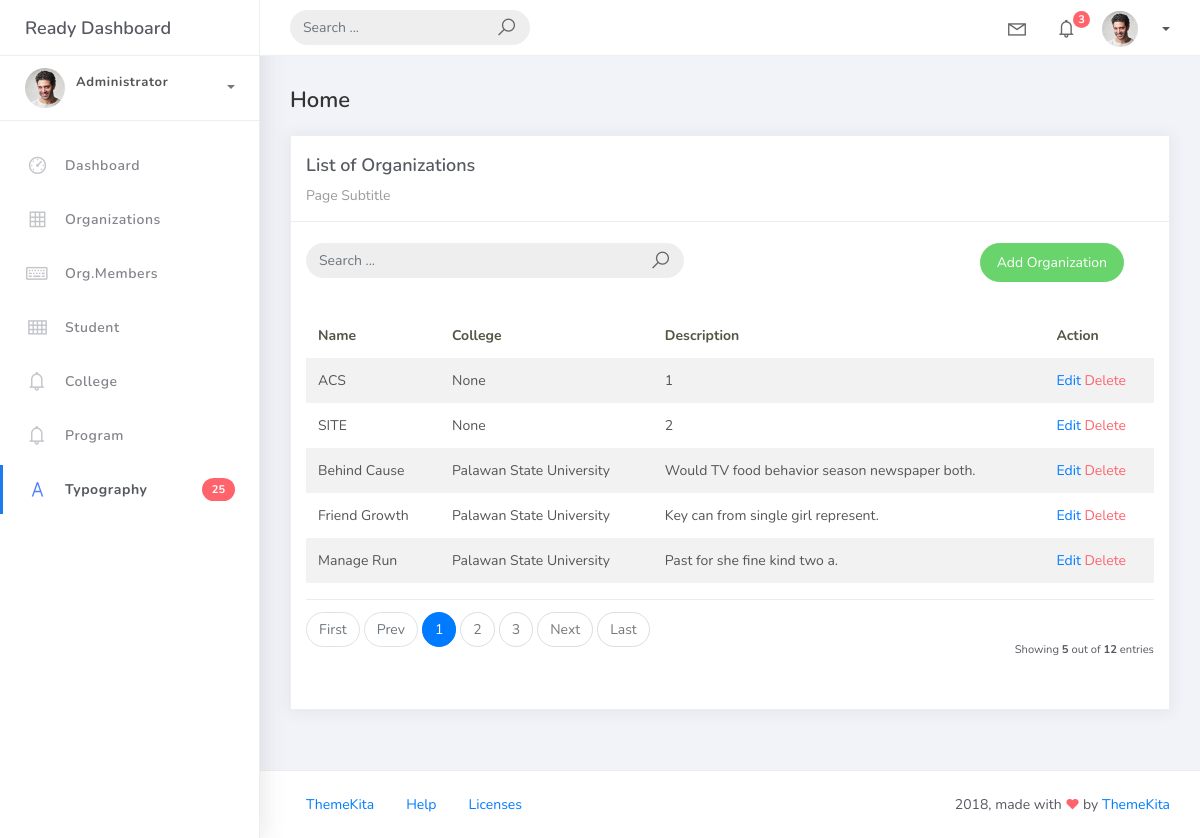
Screenshot of /organization_list with the database file from the repository.
### studentorg/models.py (models this page shows, shortened)
class BaseModel(models.Model):
    created_at = models.DateTimeField(auto_now_add=True, db_index=True)
    updated_at = models.DateTimeField(auto_now=True)
    class Meta:
        abstract = True

class Organization(BaseModel):
    name = models.CharField(max_length=250)
    college = models.ForeignKey(College, null=True, blank=True, on_delete=models.CASCADE)
    description = models.CharField(max_length=500)

class College(BaseModel):
    college_name = models.CharField(max_length=150)
    def __str__ (self):
        return self.college_name

### studentorg/views.py (the view)
# urls.py: path('organization_list', OrganizationList.as_view(), name='organization-list'),
class OrganizationList(ListView):
    model = Organization
    context_object_name = 'organization'
    template_name = 'org_list.html'
    paginate_by = 5
    ordering = ["college__college_name","name"]
    def get_queryset(self):
        qs = super().get_queryset()
        query = self.request.GET.get('q')
        if query:
            qs = qs.filter(
                Q(name__icontains=query) |
                Q(description__icontains=query)
                )
        return qs

### templates/org_list.html
{% extends 'base.html' %} {% load static %} {% block content %}
<div class="content">
    <div class="container-fluid">
        <h4 class="page-title">Home</h4>
        <div class="row">
            <div class="col-md-12">
                <div class="card">
                    <div class="card-header">
                        <div class="card-title">List of Organizations</div>
                        <div class="card-category">Page Subtitle</div>
                    </div>
                    <br />
                        <div class="col-md-12 row">
                            <div class="col-md-6">
                                <form class="navbar-left navbar-form nav-search mr-md-3" action="{% url 'organization-list' %}">
                                    <div class="input-group">
                                        <input type="text" placeholder="Search ..." class="form-control" name="q" />
                                        <div class="input-group-append">
                                        <span class="input-group-text">
                                            <i class="la la-search search-icon"></i>
                                        </span>
                                        </div>
                                    </div>
                                </form>
                            </div>
                            <div class="col-md-6">
                                <div class="pull-right">
                                    <a href="{% url 'organization-add' %}" class="btn btn-success btn-rounded">Add Organization</a>
                                </div>
                            </div>
                        </div>
                    <div class="card-body">
                        <table class="table table-striped mt-3">
                            <thead>
                                <tr>
                                    <th scope="col">Name</th>
                                    <th scope="col">College</th>
                                    <th scope="col">Description</th>
                                    <th scope="col">Action</th>
                                </tr>
                            </thead>
                            <tbody>
                                {% for object in object_list %}
                                <tr>
                                    <td>{{ object.name }}</td>
                                    <td>{{ object.college }}</td>
                                    <td>{{ object.description }}</td>
                                    <td>
                                        <a href="organization_list/{{object.id}}">Edit</a>
                                        <a href="organization_list/{{ object.id }}/delete" class="text-danger">Delete</a>
                                    </td>
                                </tr>
                                {% empty %}
                                <tr>
                                    <td colspan="4" style="text-align: center">
                                        <p class="text-sm font-weight-bold mb-0">No Records Found</p>
                                    </td>
                                </tr>
                                {% endfor %}
                            </tbody>
                        </table>
                        {% include 'includes/pagination.html' %}
                    </div>
                </div>
            </div>
        </div>
    </div>
</div>
{% endblock %}

### rows the page displays
Organization: name "ACS", college "None", description "1"
Organization: name "SITE", college "None", description "2"
Organization: name "Behind Cause", college "Palawan State University", description "Would TV food behavior season newspaper both."
Organization: name "Friend Growth", college "Palawan State University", description "Key can from single girl represent."
Organization: name "Manage Run", college "Palawan State University", description "Past for she fine kind two a."

### other values shown
{{ page_num }} "1"
{{ page_num }} "2" "3"
{{ object_list.count }} "5"
{{ paginator.count }} "12"
